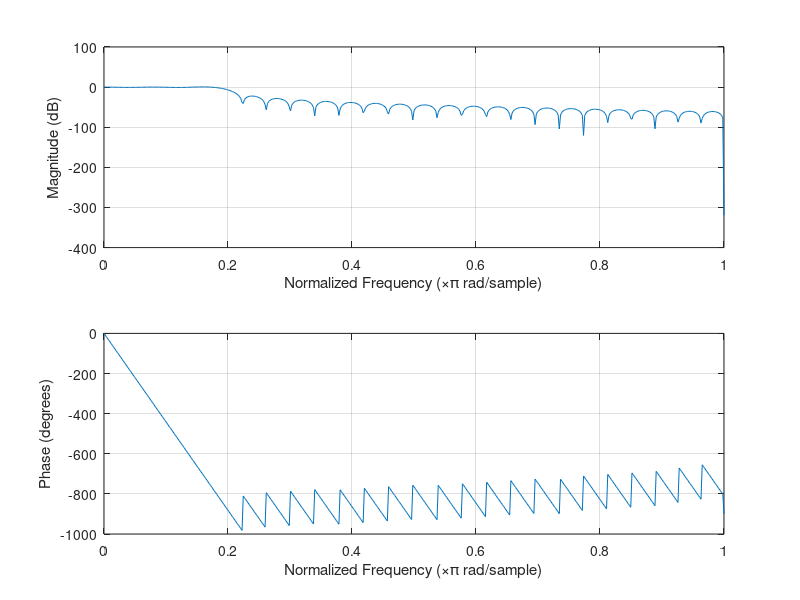
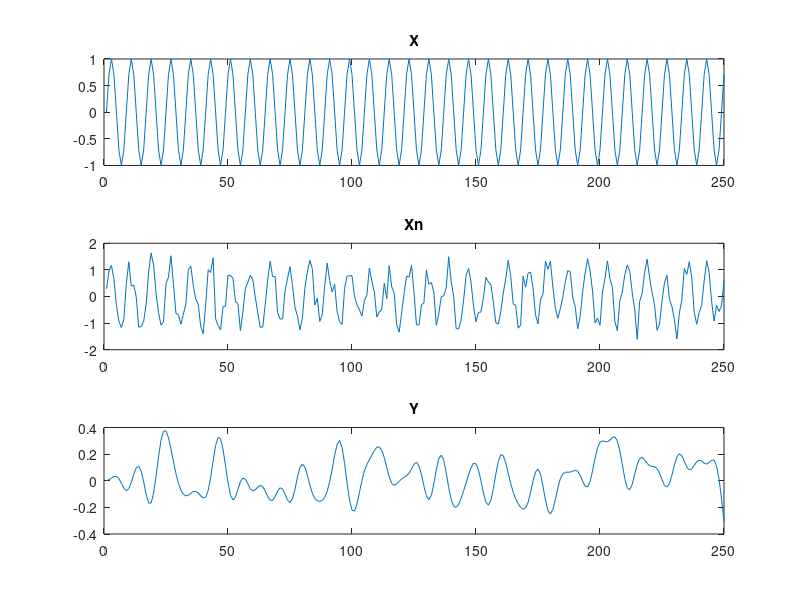
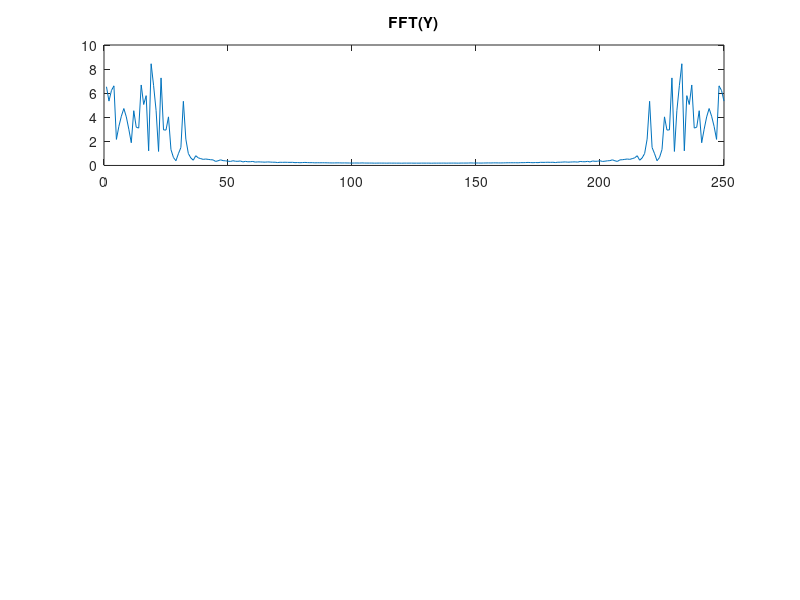

The MATLAB script that drew these images, in order:
clc;
clear all;
close all;

m = 50;
win = rectwin(m);
deno = 1;

b = fir1(m-1, 0.20, "low", win);
figure();
freqz(b, deno);

n = 0:249;
f = 500;
fs = 4000;

x = sin(2*pi*f*n/fs);

r = randn(1,250) * sqrt(0.1);
xn = x + r;

y = filter(b, deno, xn)

figure();
subplot(3,1,1)
plot(x)
title("X")
subplot(3,1,2)
plot(xn)
title("Xn")
subplot(3,1,3)
plot(y)
title("Y")

figure();
subplot(3,1,1)
plot(abs(fft(x)))
title("FFT(X)")
subplot(3,1,1)
plot(abs(fft(xn)))
title("FFT(Xn)")
subplot(3,1,1)
plot(abs(fft(y)))
title("FFT(Y)")
